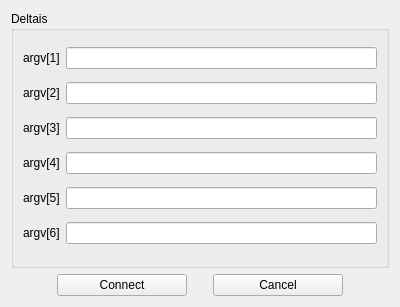
<?xml version="1.0" encoding="UTF-8"?>
<ui version="4.0">
 <class>uiconnection</class>
 <widget class="QWidget" name="uiconnection">
  <property name="geometry">
   <rect>
    <x>0</x>
    <y>0</y>
    <width>400</width>
    <height>307</height>
   </rect>
  </property>
  <property name="windowTitle">
   <string>Form</string>
  </property>
  <layout class="QGridLayout" name="gridLayout">
   <item row="2" column="3">
    <widget class="QPushButton" name="buttonCancel">
     <property name="minimumSize">
      <size>
       <width>130</width>
       <height>0</height>
      </size>
     </property>
     <property name="text">
      <string>Cancel</string>
     </property>
    </widget>
   </item>
   <item row="2" column="2">
    <spacer name="horizontalSpacer">
     <property name="orientation">
      <enum>Qt::Horizontal</enum>
     </property>
     <property name="sizeHint" stdset="0">
      <size>
       <width>13</width>
       <height>20</height>
      </size>
     </property>
    </spacer>
   </item>
   <item row="2" column="0">
    <spacer name="horizontalSpacer_2">
     <property name="orientation">
      <enum>Qt::Horizontal</enum>
     </property>
     <property name="sizeHint" stdset="0">
      <size>
       <width>40</width>
       <height>20</height>
      </size>
     </property>
    </spacer>
   </item>
   <item row="2" column="1">
    <widget class="QPushButton" name="buttonConnect">
     <property name="minimumSize">
      <size>
       <width>130</width>
       <height>0</height>
      </size>
     </property>
     <property name="text">
      <string>Connect</string>
     </property>
    </widget>
   </item>
   <item row="2" column="4">
    <spacer name="horizontalSpacer_3">
     <property name="orientation">
      <enum>Qt::Horizontal</enum>
     </property>
     <property name="sizeHint" stdset="0">
      <size>
       <width>40</width>
       <height>20</height>
      </size>
     </property>
    </spacer>
   </item>
   <item row="0" column="0" colspan="5">
    <widget class="QGroupBox" name="groupBox">
     <property name="title">
      <string>Deltais</string>
     </property>
     <layout class="QGridLayout" name="gridLayout_2">
      <item row="0" column="0">
       <widget class="QLabel" name="label">
        <property name="text">
         <string>argv[1]</string>
        </property>
       </widget>
      </item>
      <item row="0" column="1">
       <widget class="QLineEdit" name="inputNwkNanagerServerHostname"/>
      </item>
      <item row="1" column="0">
       <widget class="QLabel" name="label_2">
        <property name="text">
         <string>argv[2]</string>
        </property>
       </widget>
      </item>
      <item row="1" column="1">
       <widget class="QLineEdit" name="inputNwkManagerServerPort"/>
      </item>
      <item row="2" column="0">
       <widget class="QLabel" name="label_3">
        <property name="text">
         <string>argv[3]</string>
        </property>
       </widget>
      </item>
      <item row="2" column="1">
       <widget class="QLineEdit" name="inputGatewayServerHostname"/>
      </item>
      <item row="3" column="0">
       <widget class="QLabel" name="label_4">
        <property name="text">
         <string>argv[4]</string>
        </property>
       </widget>
      </item>
      <item row="3" column="1">
       <widget class="QLineEdit" name="inputGatewayServerPort"/>
      </item>
      <item row="4" column="0">
       <widget class="QLabel" name="label_5">
        <property name="text">
         <string>argv[5]</string>
        </property>
       </widget>
      </item>
      <item row="6" column="0">
       <widget class="QLabel" name="label_6">
        <property name="text">
         <string>argv[6]</string>
        </property>
       </widget>
      </item>
      <item row="4" column="1">
       <widget class="QLineEdit" name="inputOtaServerHostname"/>
      </item>
      <item row="6" column="1">
       <widget class="QLineEdit" name="inputOstaServerPort"/>
      </item>
     </layout>
    </widget>
   </item>
  </layout>
 </widget>
 <resources/>
 <connections/>
</ui>
